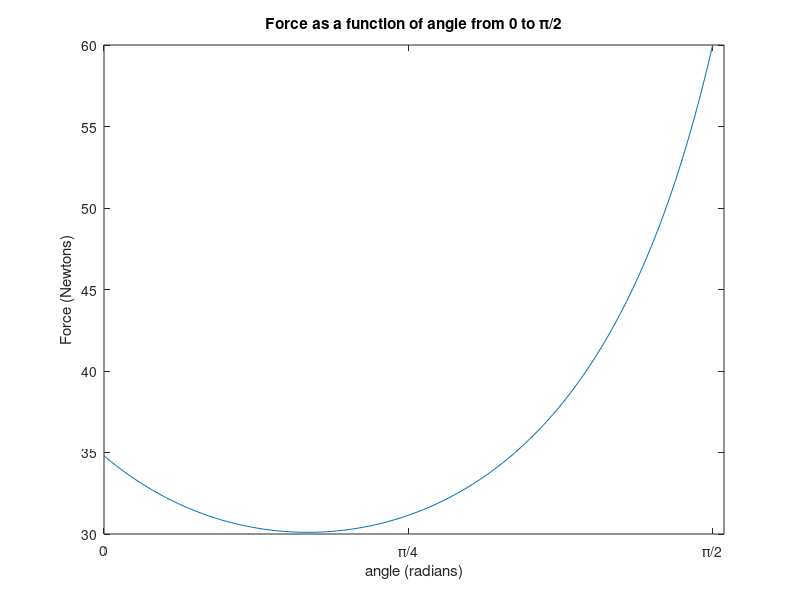

Reproduce this figure in MATLAB.
% plot of force as a function of angle the force is applied
% for pulling a box along a ground with friction
u = .58;
g = 10;
m = 6;

F = @(t) u*m*g./(cos(t) +u*sin(t));

t_range = linspace(0,pi/2);

plot(t_range,F(t_range))
% make it pretty
title('Force as a function of angle from 0 to π/2')
xticks([0 pi/4 pi/2]);
xticklabels({'0','π/4','π/2'})
xlabel('angle (radians)')
ylabel('Force (Newtons)')

% Minimum force is not horizontal, it's actually at some angle
% this is because some vertical component will remove some of the friction
% this is because friction is a function of Normal force 
